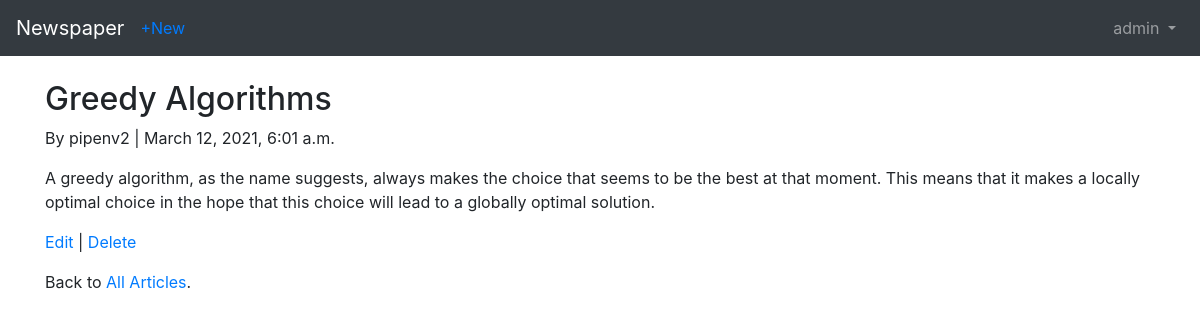
Page /articles/3/ (signed in) on the committed database.
### users/models.py (models this page shows)
class CustomUser(AbstractUser):
    age = models.PositiveIntegerField(null=True, blank=True)

### articles/models.py (models this page shows, shortened)
class Article(models.Model):
    title = models.CharField(max_length = 255)
    body = models.TextField()
    date = models.DateTimeField(auto_now_add = True)
    author = models.ForeignKey(get_user_model(), on_delete=models.CASCADE)

### articles/views.py (the view)
# urls.py: path('<int:pk>/', ArticleDetailView.as_view(), name='article_detail'),
class ArticleDetailView(DetailView):
    model = Article
    template_name = 'article_detail.html'
    login_url = 'login'

### templates/article_detail.html
{% extends 'base.html' %}
{%  block content %}
<div class='article-entry'>
    <h2> {{ object.title }} </h2>
    <p> By {{ object.author }} | {{ object.date }} </p>
    <p> {{ object.body }} </p>
</div>
    <p><a href="{% url 'article_edit' article.pk %}">Edit</a> | <a href="{% url 'article_delete' article.pk %}">Delete</a></p>
    <p>Back to <a href="{% url 'article_list' %}">All Articles</a>.</p>
{% endblock content %}

### templates/base.html (shortened to what this page needs)
<!DOCTYPE html>
<html lang="en">
<head>
    <link rel="stylesheet" href="https://maxcdn.bootstrapcdn.com/bootstrap/4.0.0/css/bootstrap.min.css">
</head>
<body>
    <nav class="navbar navbar-expand-md navbar-dark bg-dark mb-4">
        <a class="navbar-brand" href="{% url 'home' %}">Newspaper</a>
        {% if user.is_authenticated %}
            <ul class='navbar-nav mr-auto'>
                <li class='nav-item'>
                    <a href="{% url 'article_new' %}">+New</a>
                </li>
            </ul>
        {% endif %}
        <div class="collapse navbar-collapse" id="navbarCollapse">
            {% if user.is_authenticated %}
            <ul  l class="navbar-nav ml-auto">
                <li class="nav-item">
                    <a class="nav-link dropdown-toggle" href="#" id="userMenu" data-toggle="dropdown" aria-haspopup="true" aria-expanded="false">
                        {{ user.username }}
                    </a>
                </li>
            </ul>
            {% else %}
            <form class="form-inline ml-auto">
                <a href="{% url 'login' %}" class="btn btn-outline-secondary">Log In</a>
                <a href="{% url 'signup' %}" class="btn btn-primary ml-2">Sign up</a>
            </form>
            {% endif %}
        </div>
    </nav>
    <div class="container">
    {% block content %}
    {% endblock content %}
    </div>
</body>
</html>

### rows in the picture
CustomUser: username "admin"
Article: title "Greedy Algorithms", author "pipenv2", date "March 12, 2021, 6:01 a.m.", body "A greedy algorithm, as the name suggests, always makes the choice that seems to be the best at that moment. This means that it makes a locally optimal choice in the hope that this choice will lead to a globally optimal solution."
